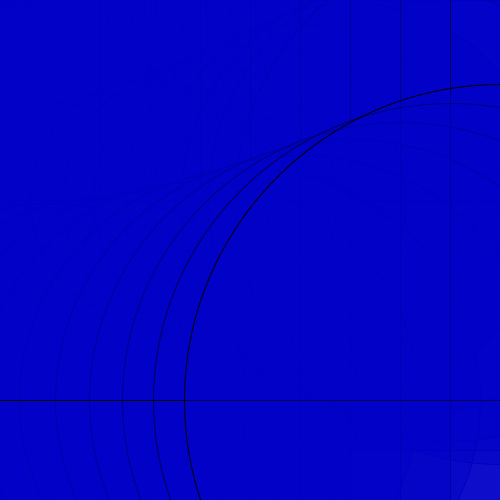
Frame 1 (no input)
Frame 60 (the mouse pressed at the canvas centre just before this capture): identical to frame 1, image omitted
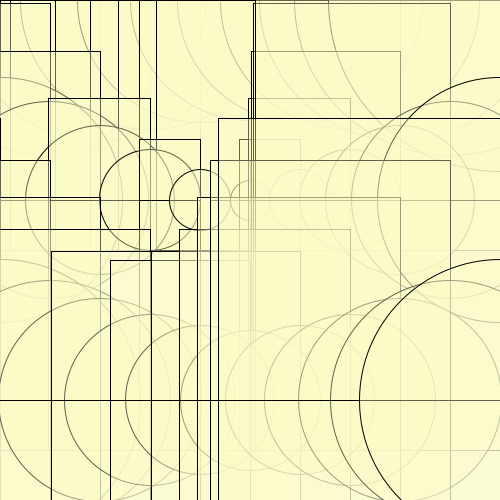
Frame 120 (the mouse held since frame 60 and released just before this capture)

The Processing sketch that drew these frames (run headless with seeded random() and noise(); from frame 60 on, the mouse is pressed at the canvas centre):

// Processing sketch: processing_3252
// ── processing_3252.pde

float margen, sp; 
void setup(){ 
  sp=50; 
  size(500,500); 
  smooth(); 
} 
 
void draw(){ 
  background (255); 
   
  for(float y=  margen; y <= height-margen; y += sp*4){ 
    for (float x = margen; x <=width-margen; x += sp){ 
    
      float d; 
   d= 10 - sqrt((mouseX - x)*(mouseX - x)+(mouseY - y)*(mouseY -y)); 
     fill(mouseX,mouseY,200,100); 
     rect(x,y,d,d);
      rect(x,y,d,250);
      ellipse(x,y,d,d);
      stroke(0);
      
      
      
} 
} 
} 
 
 
